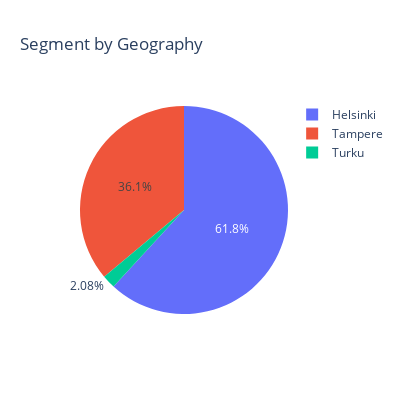

Notebook cell for this chart:
### Code cell
#Segment the data with Geography
fig = px.pie(clean_data, values='initial_fee_level', names='branch', 
             title='Segment by Geography',
             width=400, height=400)    
fig.show()

'''
Result - Helsinki is the dominant Market in this dataset with intial fee level sum
'''

### Figure 1 — Plotly figure (JSON) as saved in the notebook; plotly's stock layout.template omitted (floating-point values rounded to 4 significant figures; data arrays with more than 128 entries replaced by an {"elided": "..."} marker saying what was removed)
{"data": [{"domain": {"x": [0, 1], "y": [0, 1]}, "hovertemplate": "branch=%{label}<br>initial_fee_level=%{value}<extra></extra>", "labels": {"elided": "712 str values"}, "legendgroup": "", "name": "", "showlegend": true, "type": "pie", "values": {"elided": "712 float values"}}], "layout": {"height": 400, "legend": {"tracegroupgap": 0}, "title": {"text": "Segment by Geography"}, "width": 400}}
